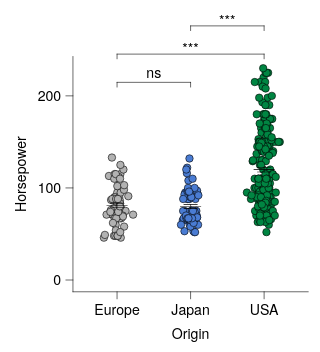

Source (Vega-Lite JSON):
### Vega-Lite specification from a JSON file in a GitHub repository (floating-point values rounded to 4 significant figures; data arrays with more than 128 entries replaced by an {"elided": "..."} marker saying what was removed)
{"background": null, "config": {"arc": {"fill": "#DBDBDB", "fillOpacity": 1.0, "innerRadius": 25.0, "padAngle": 0.03, "stroke": "black", "strokeOpacity": 1, "strokeWidth": 0.25}, "area": {"fill": "#DBDBDB", "fillOpacity": 1.0, "stroke": "black", "strokeOpacity": 1, "strokeWidth": 0.25}, "axis": {"domain": true, "domainCap": "round", "domainColor": "black", "domainWidth": 0.25, "grid": false, "gridCap": "round", "gridColor": "#F1F1F1", "gridDash": [0, 0], "gridOpacity": 1.0, "gridWidth": 0.25, "labelColor": "black", "labelFont": "Helvetica Neue, HelveticaNeue, Helvetica, Arial, sans-serif", "labelFontSize": 6, "labelFontStyle": "normal", "labelFontWeight": 400, "offset": 0, "ticks": true, "tickCap": "round", "tickColor": "black", "tickRound": false, "tickSize": 3, "tickWidth": 0.25, "titleColor": "black", "titleFont": "Helvetica Neue, HelveticaNeue, Helvetica, Arial, sans-serif", "titleFontSize": 6, "titleFontStyle": "normal", "titleFontWeight": 400}, "axisX": {"domain": true, "labelAlign": "center", "labelAngle": 0, "labels": true, "ticks": true, "translate": 0}, "axisY": {"domain": true, "labelAlign": "right", "labelAngle": 0, "labels": true, "ticks": true, "translate": 0}, "axisRight": {"domain": true, "labelAlign": "left", "labelAngle": 0, "labels": true, "ticks": true, "translate": 0}, "axisTop": {"domain": true, "labelAlign": "center", "labelAngle": 0, "labels": true, "ticks": true, "translate": 0}, "axisBand": {"tickOffset": 0}, "bar": {"fill": "#DBDBDB", "fillOpacity": 1.0, "stroke": "black", "strokeOpacity": 1, "strokeWidth": 0.25}, "boxplot": {"size": 9.0, "ticks": {"cornerRadius": 0.25, "fill": "black", "opacity": 1, "size": 4.5, "thickness": 0.25}, "box": {"fillOpacity": 1.0, "stroke": "black", "strokeOpacity": 1, "strokeWidth": 0.25}, "median": {"cornerRadius": 0, "fill": "black", "fillOpacity": 1.0, "opacity": 1, "size": 9.0, "thickness": 0.25}, "rule": {"fill": "black", "fillOpacity": 1.0, "size": 10.0, "stroke": "black", "strokeDash": [0, 0], "strokeOpacity": 1, "strokeWidth": 0.25}, "outliers": {"color": "black", "fill": "black", "fillOpacity": 1.0, "size": 0, "stroke": "black", "strokeOpacity": 1, "strokeWidth": 0.25}}, "circle": {"fill": "black", "fillOpacity": 1.0, "size": 1.25, "stroke": null, "strokeOpacity": 1, "strokeWidth": 0.25}, "errorband": {"band": {"fillOpacity": 0.6, "stroke": null, "strokeWidth": 0.25, "strokeOpacity": 1}, "borders": {"opacity": 0, "strokeOpacity": 1, "strokeWidth": 0.25}}, "errorbar": {"opacity": 1, "rule": {"strokeDash": [0, 0], "strokeWidth": 0.25}, "ticks": {"color": "black", "cornerRadius": 0.125, "opacity": 1, "size": 6.0, "thickness": 0.25}, "thickness": 0.25}, "font": "Helvetica Neue, HelveticaNeue, Helvetica, Arial, sans-serif", "geoshape": {"fill": "#DBDBDB", "fillOpacity": 1.0, "stroke": "black", "strokeOpacity": 1, "strokeWidth": 0.25}, "header": {"labelColor": "black", "labelFont": "Helvetica Neue, HelveticaNeue, Helvetica, Arial, sans-serif", "labelFontSize": 6, "labelFontStyle": "normal", "labelFontWeight": 400, "titleColor": "black", "titleFont": "Helvetica Neue, HelveticaNeue, Helvetica, Arial, sans-serif", "titleFontSize": 6, "titleFontStyle": "normal", "titleFontWeight": 400, "titlePadding": 0}, "legend": {"disable": false, "offset": 4.5, "titlePadding": 4, "labelOffset": 2, "gradientLabelOffset": 2, "columnPadding": 4, "rowPadding": 2, "gradientLength": 50.0, "gradientThickness": 5.0, "gradientOpacity": 1.0, "gradientStrokeColor": "black", "gradientStrokeWidth": 0.25, "labelColor": "black", "labelFont": "Helvetica Neue, HelveticaNeue, Helvetica, Arial, sans-serif", "labelFontSize": 6, "labelFontStyle": "normal", "labelFontWeight": 400, "strokeColor": "black", "strokeWidth": 0, "symbolSize": 36, "symbolStrokeColor": "black", "symbolStrokeWidth": 0.25, "titleColor": "black", "titleFont": "Helvetica Neue, HelveticaNeue, Helvetica, Arial, sans-serif", "titleFontSize": 6, "titleFontStyle": "normal", "titleFontWeight": 400}, "line": {"color": "black", "stroke": "black", "strokeCap": "butt", "strokeDash": [0, 0], "strokeOpacity": 1, "strokeWidth": 0.5}, "point": {"filled": true, "fill": "#DBDBDB", "fillOpacity": 1.0, "size": 5.0, "stroke": "black", "strokeOpacity": 1, "strokeWidth": 0.25}, "range": {"category": ["#B2B2B2", "#4A7CD3", "#008542", "#664CAF", "#509F98", "#636363", "#284F93", "#005226", "#382864", "#285753"], "diverging": {"scheme": ["#443E60", "#5F597E", "#7C759B", "#9994B6", "#B7B4CC", "#D6D5DC", "#F6F6F6", "#D1DAD9", "#A4C2BF", "#7AA9A4", "#578E89", "#37736E", "#1B5954"]}, "heatmap": {"scheme": ["#440154", "#472270", "#433E82", "#38598C", "#2C728E", "#238A8D", "#24A086", "#39B578", "#5DC862", "#96D646", "#CAE02D", "#FDE724"]}, "ordinal": {"scheme": ["#F1F1F1", "#DBDBDB", "#C6C6C6", "#B2B2B2", "#9D9D9D", "#898989", "#767676", "#636363", "#515151", "#404040", "#2F2F2F", "#1F1F1F"]}, "ramp": {"scheme": ["#440154", "#472270", "#433E82", "#38598C", "#2C728E", "#238A8D", "#24A086", "#39B578", "#5DC862", "#96D646", "#CAE02D", "#FDE724"]}}, "rule": {"color": "black", "stroke": "black", "strokeCap": "round", "strokeDash": [2, 2], "strokeOpacity": 1, "strokeWidth": 0.25}, "scale": {"barBandPaddingInner": 0.1, "rectBandPaddingInner": 0, "tickBandPaddingInner": 0.1, "bandPaddingOuter": 0.1, "bandWithNestedOffsetPaddingInner": 0.2, "bandWithNestedOffsetPaddingOuter": 0.2, "offsetBandPaddingInner": 0, "offsetBandPaddingOuter": 0, "continuousPadding": 5.0, "round": false}, "rect": {"fill": "#DBDBDB", "fillOpacity": 1.0, "stroke": "black", "strokeOpacity": 1, "strokeWidth": 0.25}, "square": {"fill": "#DBDBDB", "fillOpacity": 1.0, "size": 10.0, "stroke": "black", "strokeOpacity": 1, "strokeWidth": 0.25}, "text": {"color": "black", "font": "Helvetica Neue, HelveticaNeue, Helvetica, Arial, sans-serif", "fontSize": 6, "fontStyle": "normal", "fontWeight": 400}, "tick": {"color": "black", "cornerRadius": 0.125, "opacity": 1.0, "size": 9.0, "thickness": 0.25}, "title": {"anchor": "middle", "frame": "group", "color": "black", "font": "Helvetica Neue, HelveticaNeue, Helvetica, Arial, sans-serif", "fontSize": 6, "fontStyle": "normal", "fontWeight": 400, "subtitleColor": "black", "subtitleFont": "Helvetica Neue, HelveticaNeue, Helvetica, Arial, sans-serif", "subtitleFontSize": 6, "subtitleFontStyle": "normal", "subtitleFontWeight": 400}, "trail": {"color": "black", "opacity": 1, "size": 0.5}, "view": {"continuousWidth": 100, "continuousHeight": 100, "discreteWidth": 100, "discreteHeight": 100, "fill": null, "stroke": null, "strokeWidth": 0.25}}, "layer": [{"data": {"name": "data-53eecb024a78fdc2be808dcfdc3af7a2"}, "mark": {"type": "circle", "opacity": 1.0, "size": 10.0, "stroke": "black", "strokeOpacity": 1, "strokeWidth": 0.25}, "encoding": {"color": {"field": "Origin", "legend": null, "scale": {"domain": ["Europe", "Japan", "USA"]}, "sort": ["Europe", "Japan", "USA"], "title": null, "type": "nominal"}, "x": {"axis": {}, "field": "Origin", "scale": {"domain": ["Europe", "Japan", "USA"]}, "sort": ["Europe", "Japan", "USA"], "title": "Origin", "type": "nominal"}, "xOffset": {"field": "jitter_x", "scale": {"domain": [-7.33, 7.33], "range": [5.17, 19.83]}, "type": "quantitative"}, "y": {"field": "Horsepower", "title": "Horsepower", "type": "quantitative", "scale": {"nice": false}}}}, {"data": {"name": "data-6c4882663eaca411296217af4f5e04f9"}, "mark": {"type": "errorbar"}, "encoding": {"x": {"axis": {}, "field": "Origin", "scale": {"domain": ["Europe", "Japan", "USA"]}, "sort": ["Europe", "Japan", "USA"], "title": "Origin", "type": "nominal"}, "y": {"field": "__mean", "title": "Horsepower", "type": "quantitative", "scale": {"nice": false}}, "yError": {"field": "__error"}}}, {"data": {"name": "data-6c4882663eaca411296217af4f5e04f9"}, "mark": {"type": "tick"}, "encoding": {"x": {"axis": {}, "field": "Origin", "scale": {"domain": ["Europe", "Japan", "USA"]}, "sort": ["Europe", "Japan", "USA"], "title": "Origin", "type": "nominal"}, "y": {"field": "__mean", "title": "Horsepower", "type": "quantitative", "scale": {"nice": false}}}}, {"layer": [{"layer": [{"data": {"values": [{"x": "Europe", "x2": "Japan", "y": 230.0, "__dysonsphere__": 1}]}, "mark": {"type": "rule", "strokeCap": "round", "strokeDash": [0, 0], "strokeWidth": 0.25, "yOffset": 6.0}, "encoding": {"x": {"value": 18.75}, "x2": {"value": 50.0}, "y": {"field": "y", "type": "quantitative", "scale": {"nice": false}}}}, {"data": {"values": [{"x": "Europe", "y": 230.0, "y2": 230.0, "__dysonsphere__": 1}]}, "mark": {"type": "rule", "strokeCap": "round", "strokeDash": [0, 0], "strokeWidth": 0.25, "y2Offset": 8.0, "yOffset": 6.0}, "encoding": {"x": {"value": 18.75}, "y": {"field": "y", "type": "quantitative", "scale": {"nice": false}}, "y2": {"field": "y2"}}}, {"data": {"values": [{"x": "Japan", "y": 230.0, "y2": 230.0, "__dysonsphere__": 1}]}, "mark": {"type": "rule", "strokeCap": "round", "strokeDash": [0, 0], "strokeWidth": 0.25, "y2Offset": 8.0, "yOffset": 6.0}, "encoding": {"x": {"value": 50.0}, "y": {"field": "y", "type": "quantitative", "scale": {"nice": false}}, "y2": {"field": "y2"}}}, {"data": {"values": [{"y": 230.0, "label": "ns", "__dysonsphere__": 1}]}, "mark": {"type": "text", "align": "center", "dy": 2.0, "fontSize": 6}, "encoding": {"text": {"field": "label", "type": "nominal"}, "x": {"value": 34.38}, "y": {"field": "y", "type": "quantitative", "scale": {"nice": false}}}}]}, {"layer": [{"data": {"values": [{"x": "Europe", "x2": "USA", "y": 230.0, "__dysonsphere__": 1}]}, "mark": {"type": "rule", "strokeCap": "round", "strokeDash": [0, 0], "strokeWidth": 0.25, "yOffset": -6.0}, "encoding": {"x": {"value": 18.75}, "x2": {"value": 81.25}, "y": {"field": "y", "type": "quantitative", "scale": {"nice": false}}}}, {"data": {"values": [{"x": "Europe", "y": 230.0, "y2": 230.0, "__dysonsphere__": 1}]}, "mark": {"type": "rule", "strokeCap": "round", "strokeDash": [0, 0], "strokeWidth": 0.25, "y2Offset": -4.0, "yOffset": -6.0}, "encoding": {"x": {"value": 18.75}, "y": {"field": "y", "type": "quantitative", "scale": {"nice": false}}, "y2": {"field": "y2"}}}, {"data": {"values": [{"x": "USA", "y": 230.0, "y2": 230.0, "__dysonsphere__": 1}]}, "mark": {"type": "rule", "strokeCap": "round", "strokeDash": [0, 0], "strokeWidth": 0.25, "y2Offset": -4.0, "yOffset": -6.0}, "encoding": {"x": {"value": 81.25}, "y": {"field": "y", "type": "quantitative", "scale": {"nice": false}}, "y2": {"field": "y2"}}}, {"data": {"values": [{"y": 230.0, "label": "***", "__dysonsphere__": 1}]}, "mark": {"type": "text", "align": "center", "dy": -8.0, "fontSize": 6}, "encoding": {"text": {"field": "label", "type": "nominal"}, "x": {"value": 50.0}, "y": {"field": "y", "type": "quantitative", "scale": {"nice": false}}}}]}, {"layer": [{"data": {"values": [{"x": "Japan", "x2": "USA", "y": 230.0, "__dysonsphere__": 1}]}, "mark": {"type": "rule", "strokeCap": "round", "strokeDash": [0, 0], "strokeWidth": 0.25, "yOffset": -18.0}, "encoding": {"x": {"value": 50.0}, "x2": {"value": 81.25}, "y": {"field": "y", "type": "quantitative", "scale": {"nice": false}}}}, {"data": {"values": [{"x": "Japan", "y": 230.0, "y2": 230.0, "__dysonsphere__": 1}]}, "mark": {"type": "rule", "strokeCap": "round", "strokeDash": [0, 0], "strokeWidth": 0.25, "y2Offset": -16.0, "yOffset": -18.0}, "encoding": {"x": {"value": 50.0}, "y": {"field": "y", "type": "quantitative", "scale": {"nice": false}}, "y2": {"field": "y2"}}}, {"data": {"values": [{"x": "USA", "y": 230.0, "y2": 230.0, "__dysonsphere__": 1}]}, "mark": {"type": "rule", "strokeCap": "round", "strokeDash": [0, 0], "strokeWidth": 0.25, "y2Offset": -16.0, "yOffset": -18.0}, "encoding": {"x": {"value": 81.25}, "y": {"field": "y", "type": "quantitative", "scale": {"nice": false}}, "y2": {"field": "y2"}}}, {"data": {"values": [{"y": 230.0, "label": "***", "__dysonsphere__": 1}]}, "mark": {"type": "text", "align": "center", "dy": -20.0, "fontSize": 6}, "encoding": {"text": {"field": "label", "type": "nominal"}, "x": {"value": 65.62}, "y": {"field": "y", "type": "quantitative", "scale": {"nice": false}}}}]}], "name": "__dysonsphere_30ccff78208331ad_15"}], "$schema": "https://vega.github.io/schema/vega-lite/v6.4.1.json", "datasets": {"data-53eecb024a78fdc2be808dcfdc3af7a2": {"elided": "400 records"}, "data-6c4882663eaca411296217af4f5e04f9": [{"Origin": "USA", "__mean": 119.9, "__error": 2.529, "__dysonsphere__": 1}, {"Origin": "Europe", "__mean": 81.0, "__error": 2.47, "__dysonsphere__": 1}, {"Origin": "Japan", "__mean": 79.84, "__error": 2.005, "__dysonsphere__": 1}]}}
